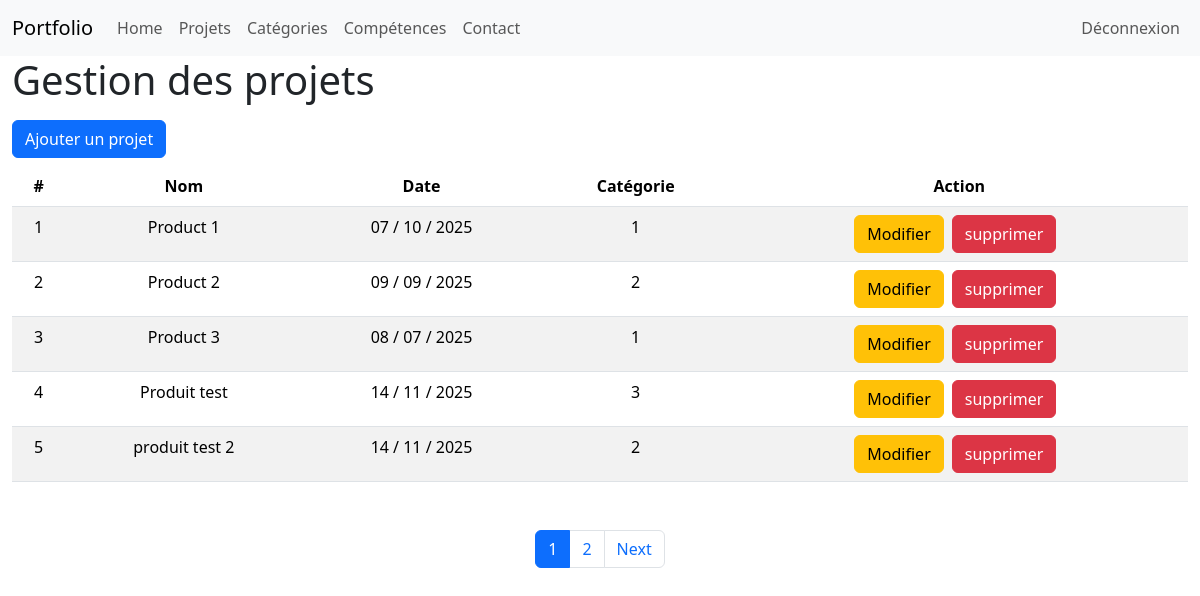
/admin/products.php (signed in), run on an earlier commit of the app's database.
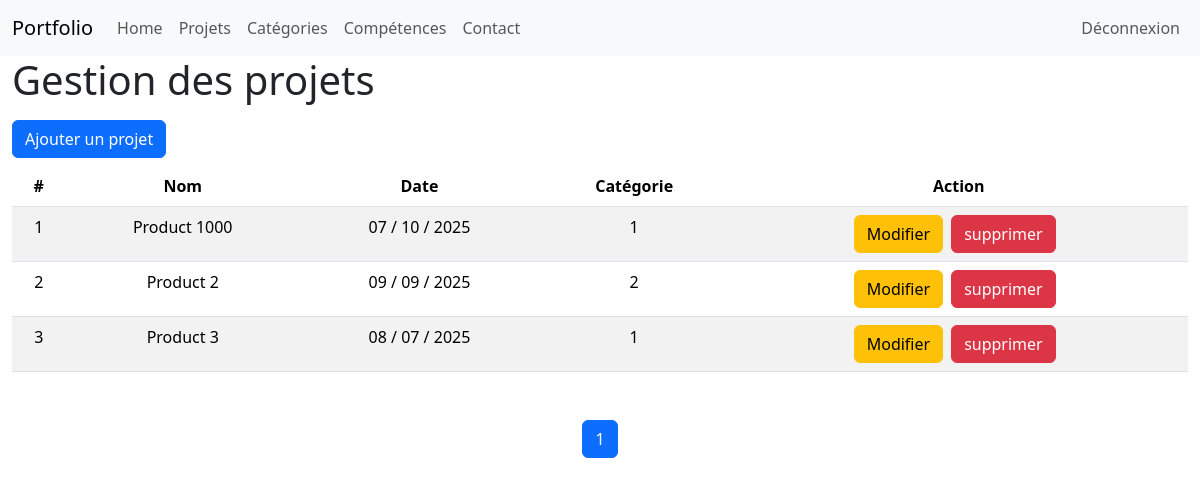
And on a later commit of the database.
### tables this page shows
CREATE TABLE IF NOT EXISTS `products` (
  `id` int NOT NULL AUTO_INCREMENT,
  `name` varchar(100) NOT NULL,
  `date` date NOT NULL,
  `category` int NOT NULL,
  `description` text NOT NULL,
  `cover` varchar(255) NOT NULL,
  PRIMARY KEY (`id`)
);

### admin/products.php (the view, shortened to what this page needs)
<?php
    require "../config/connexion.php";
    $reqPage = $bdd->query("SELECT * FROM products");
    $count = $reqPage->rowCount();
    $limit= 5;
    $nbPage = ceil($count/$limit);
    if(isset($_GET['page']))
    {
        if(is_numeric($_GET['page']))
        {
            if($_GET['page']>$nbPage)
            {
                $pg = $nbPage;
            }elseif($_GET['page'] <=0)
            {
                $pg = 1;
            }else{
                $pg = htmlspecialchars($_GET['page']);
            }
        }else{
            header("LOCATION:404.php");
            exit();
        }
    }else{
        $pg=1;
    }
    $offset = ($pg-1)*$limit;
?>
<!DOCTYPE html>
<html lang="en">
<head>
    <link href="https://cdn.jsdelivr.net/npm/bootstrap@5.3.8/dist/css/bootstrap.min.css" rel="stylesheet">
    <link rel="stylesheet" href="style.css">
</head>
<body>
    <?php
        include("partials/nav.php");
    ?>
    <div class="container-fluid">
        <h1>Gestion des projets</h1>
        <a href="addProduct.php" class="btn btn-primary my-2">Ajouter un projet</a>
        <table class="table table-striped">
            <thead>
                <tr class="text-center">
                    <th>#</th>
                    <th>Nom</th>
                    <th>Date</th>
                    <th>Catégorie</th>
                    <th>Action</th>
                </tr>
            </thead>
            <tbody>
                <?php
                    $products = $bdd->prepare("SELECT id, name, category, DATE_FORMAT(date,'%d / %m / %Y') AS mydate FROM products LIMIT :offset,:limit");
                    $products->bindParam(":offset",$offset, PDO::PARAM_INT);
                    $products->bindParam(":limit",$limit, PDO::PARAM_INT);
                    $products->execute();
                    while($donProd = $products->fetch())
                    {
                        echo '<tr class="text-center">';
                            echo '<td>'.$donProd['id'].'</td>';
                            echo '<td>'.$donProd['name'].'</td>';
                            echo '<td>'.$donProd['mydate'].'</td>';
                            echo '<td>'.$donProd['category'].'</td>';
                            echo '<td>';
                                echo '<a href="updateProduct.php?id='.$donProd['id'].'" class="btn btn-warning">Modifier</a>';
                                echo '<button type="button" class="btn btn-danger mx-2" data-bs-toggle="modal" data-bs-target="#deleteModal'.$donProd['id'].'">
  supprimer
</button>';
                            echo '</td>';
                        echo '</tr>';
                    }
                ?>
            </tbody>
        </table>
        <nav class="d-flex justify-content-center my-5">
            <ul class="pagination">
                <?php
                    for($i=1;$i<=$nbPage;$i++)
                    {
                        if($pg==$i)
                        {
                            echo '<li class="page-item active"><a class="page-link" href="products.php?page='.$i.'">'.$i.'</a></li>';
                        }else{
                            echo '<li class="page-item"><a class="page-link" href="products.php?page='.$i.'">'.$i.'</a></li>';
                        }
                    }
                    if($pg!=$nbPage)
                    {
                        echo '<li class="page-item"><a class="page-link" href="products.php?page='.($pg+1).'">Next</a></li>';
                    }
                ?>
            </ul>
        </nav>
    </div>
</body>
</html>

### admin/partials/nav.php (shortened to what this page needs)
<nav class="navbar navbar-expand-lg bg-body-tertiary">
  <div class="container-fluid">
    <a class="navbar-brand" href="../index.php" target="_blank">Portfolio</a>
    <div class="collapse navbar-collapse" id="navbarNav">
      <ul class="navbar-nav">
        <li class="nav-item">
          <a class="nav-link" href="dashboard.php">Home</a>
        </li>
        <li class="nav-item">
          <a class="nav-link" href="products.php">Projets</a>
        </li>
        <li class="nav-item">
          <a class="nav-link" href="categories.php">Catégories</a>
        </li>
        <li class="nav-item">
          <a class="nav-link" href="skills.php">Compétences</a>
        </li>
        <li class="nav-item">
          <a class="nav-link" href="contact.php">Contact</a>
        </li>
      </ul>
      <ul class="navbar-nav ms-auto">
        <li>
          <a href="dashboard.php?deco=ok" class="nav-link">Déconnexion</a>
        </li>
      </ul>
    </div>
  </div>
</nav>

What changed in the data, as far as the page shows it:
removed products: id "4", name "Produit test", mydate "14 / 11 / 2025", category "3"
removed products: id "5", name "produit test 2", mydate "14 / 11 / 2025", category "2"
changed products id 1: name "Product 1" → "Product 1000"
Also different on the page:
list line gone: "2"
text no longer shown: "Next"
